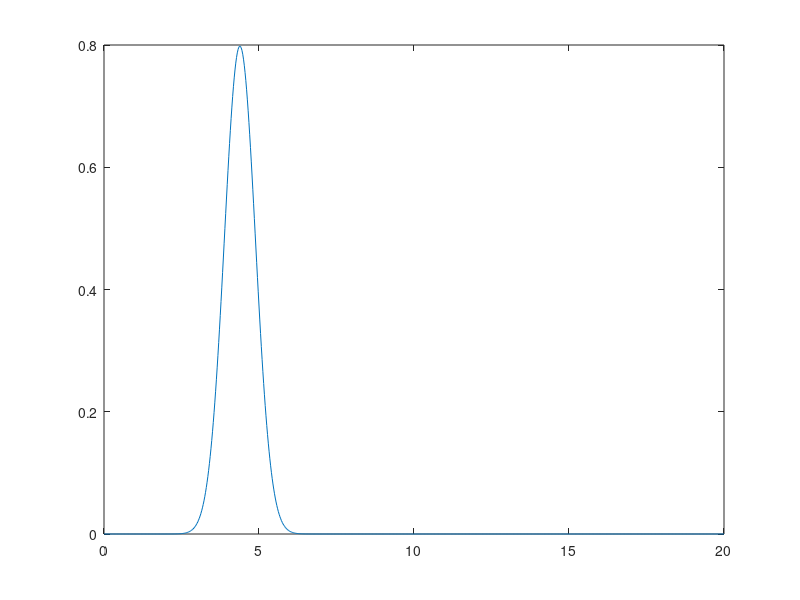

MATLAB code to generate this figure: (Note: this script raises an error after producing the figure.)
dx=1/40;
dt=1/20000;
x=0:dx:20;
t=0:dt:15;
psi = exp(20*1i*x-(x-4).^2);
n = length(psi);
k=0;
p=[];
for j = 1:length(t)
 d2psi = (psi(1:n-2)+psi(3:n)-2*psi(2:n-1))/dx^2;
 d2psi =[0 d2psi 0];
 psi = 1i*d2psi*dt+psi;
 A = sum(abs(psi).^2)*dx;
 psi = psi/sqrt(A);
 
 k=k+1;
 if(k==200)
 p=[p;psi];
 k=0;
 end
end
for j=1:size(p,1)   
 plot(x,abs(p(j,:)).^2)
 text(15.5,0.6,"t= "+ t(j*200))
 ylim([0 0.8])
 pause(0.01)
end
%%
dx=1/40;
dt=1/20000;
x=0:dx:20;
t=0:dt:20;
psi = exp(20*1i*x-(x-4).^2);
n = length(psi);V=400*(heaviside(x-9.5)-heaviside(x-10.5));
k=0;
p=[];
a=20;
m=1;
for j = 1:length(t)
 d2psi = (psi(1:n-2)+psi(3:n)+2*psi(2:n-1))/dx^2;
 d2psi =[0 d2psi 0];
 psi = -1i*(-d2psi+V.*psi)*dt+psi;
 A = sum(abs(psi).^2)*dx;
 psi = psi/sqrt(A);
 k=k+1;
 if(t(j)<0.4&&k==20)
 p=[p;psi];
 k=0;
 elseif(k==a)
      p=[p;psi];
      a=a+1
    k=0;
 end
end
for j=1:size(p,1)   
 plot(x,abs(p(j,:)).^2,x,V)
 text(15.5,0.6,"t= "+ t(j*2))
 ylim([0 0.95])
 pause(0.01)
end